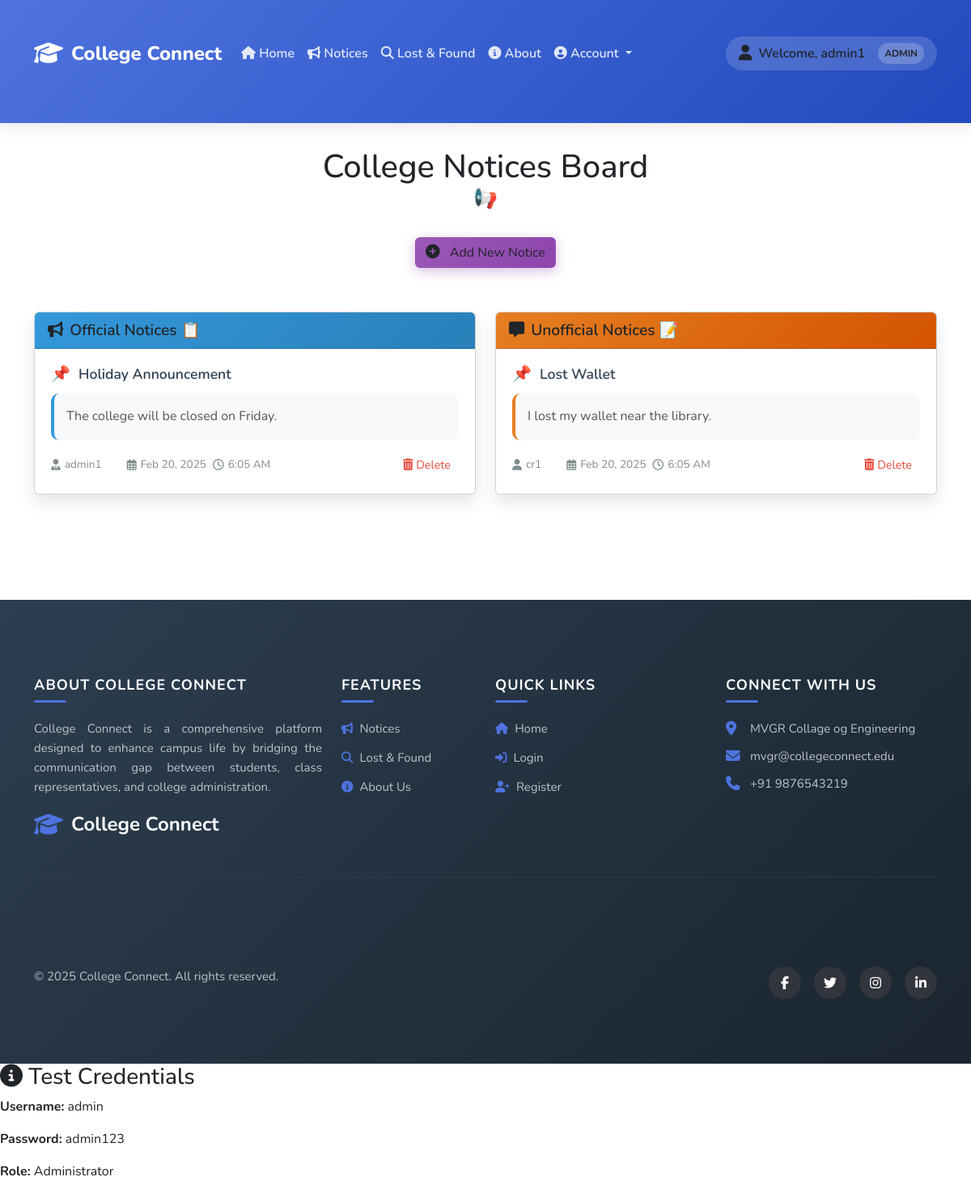
The page /add.php (signed in) on the database its author committed.
### tables this page shows
CREATE TABLE IF NOT EXISTS `notices` (
  `id` int(11) NOT NULL AUTO_INCREMENT,
  `title` varchar(255) NOT NULL,
  `content` text NOT NULL,
  `type` enum('official','unofficial') NOT NULL,
  `created_by` int(11) NOT NULL,
  `created_at` timestamp NOT NULL DEFAULT current_timestamp(),
  PRIMARY KEY (`id`),
  KEY `created_by` (`created_by`),
  FULLTEXT KEY `title_content` (`title`, `content`)
);

CREATE TABLE IF NOT EXISTS `users` (
  `id` int(11) NOT NULL AUTO_INCREMENT,
  `username` varchar(50) NOT NULL,
  `password` varchar(255) NOT NULL,
  `role` enum('admin','class_representative','regular_user') NOT NULL,
  `contact` varchar(20) DEFAULT NULL,
  `created_at` timestamp NOT NULL DEFAULT current_timestamp(),
  PRIMARY KEY (`id`)
);

### add.php (the view, shortened to what this page needs)
<?php
include('includes/db_connect.php');
$role = $_SESSION['role'] ?? 'regular_user';
$official_notices = [];
$sql = "SELECT notices.*, users.username FROM notices
        JOIN users ON notices.created_by = users.id
        WHERE type = 'official'
        ORDER BY created_at DESC";
$result = $conn->query($sql);
if ($result && $result->num_rows > 0) {
    while ($row = $result->fetch_assoc()) {
        $official_notices[] = $row;
    }
}
$unofficial_notices = [];
$sql = "SELECT notices.*, users.username FROM notices
        JOIN users ON notices.created_by = users.id
        WHERE type = 'unofficial'
        ORDER BY created_at DESC";
$result = $conn->query($sql);
if ($result && $result->num_rows > 0) {
    while ($row = $result->fetch_assoc()) {
        $unofficial_notices[] = $row;
    }
}
?>
<!DOCTYPE html>
<html lang="en">
<head>
    <link rel="stylesheet" href="https://stackpath.bootstrapcdn.com/bootstrap/4.5.2/css/bootstrap.min.css">
    <link rel="stylesheet" href="https://cdnjs.cloudflare.com/ajax/libs/font-awesome/5.15.3/css/all.min.css">
    <link rel="stylesheet" href="https://cdn.jsdelivr.net/npm/animate.css@4.1.1/animate.min.css">
</head>
<body>
    <?php include('includes/header.php'); ?>
    <div class="container">
        <h1 class="text-center mb-5 animate__animated animate__fadeIn">College Notices Board</h1>
        <?php if ($role === 'admin' || $role === 'class_representative'): ?>
            <div class="text-center mb-4">
                <button id="add-notice-btn" class="btn btn-add animate__animated animate__fadeIn">
                    <i class="fas fa-plus-circle"></i> Add New Notice
                </button>
            </div>
        <?php endif; ?>
        <div class="row">
            <div class="col-md-6">
                <div class="card animate__animated animate__fadeInLeft">
                    <div class="card-header official-header">
                        <i class="fas fa-bullhorn mr-2"></i> Official Notices 📋
                    </div>
                    <div class="card-body p-0">
                        <?php if (count($official_notices) > 0): ?>
                            <?php foreach ($official_notices as $notice): ?>
                                <div class="notice-item fade-in">
                                    <h5 class="notice-title"><?php echo htmlspecialchars($notice['title']); ?></h5>
                                    <div class="notice-content"><?php echo nl2br(htmlspecialchars($notice['content'])); ?></div>
                                    <div class="d-flex justify-content-between align-items-center">
                                        <div class="notice-meta">
                                            <i class="fas fa-user-tie"></i> <?php echo htmlspecialchars($notice['username']); ?>
                                            <span class="notice-date">
                                                <i class="far fa-calendar-alt ml-3"></i> <?php echo date('M d, Y', strtotime($notice['created_at'])); ?>
                                                <i class="far fa-clock ml-2"></i> <?php echo date('g:i A', strtotime($notice['created_at'])); ?>
                                            </span>
                                        </div>
                                        <?php if ($role === 'admin'): ?>
                                            <form method="POST" action="" class="d-inline">
                                                <button type="submit" name="delete_notice" class="delete-btn"
                                                        onclick="return confirm('Are you sure you want to delete this notice?');">
                                                    <i class="fas fa-trash-alt"></i> Delete
                                                </button>
                                            </form>
                                        <?php endif; ?>
                                    </div>
                                </div>
                            <?php endforeach; ?>
                        <?php endif; ?>
                    </div>
                </div>
            </div>
            <div class="col-md-6">
                <div class="card animate__animated animate__fadeInRight">
                    <div class="card-header unofficial-header">
                        <i class="fas fa-comment-alt mr-2"></i> Unofficial Notices 📝
                    </div>
                    <div class="card-body p-0">
                        <?php if (count($unofficial_notices) > 0): ?>
                            <?php foreach ($unofficial_notices as $notice): ?>
                                <div class="notice-item unofficial-notice fade-in">
                                    <h5 class="notice-title"><?php echo htmlspecialchars($notice['title']); ?></h5>
                                    <div class="notice-content"><?php echo nl2br(htmlspecialchars($notice['content'])); ?></div>
                                    <div class="d-flex justify-content-between align-items-center">
                                        <div class="notice-meta">
                                            <i class="fas fa-user"></i> <?php echo htmlspecialchars($notice['username']); ?>
                                            <span class="notice-date">
                                                <i class="far fa-calendar-alt ml-3"></i> <?php echo date('M d, Y', strtotime($notice['created_at'])); ?>
                                                <i class="far fa-clock ml-2"></i> <?php echo date('g:i A', strtotime($notice['created_at'])); ?>
                                            </span>
                                        </div>
                                        <?php if ($role === 'admin'): ?>
                                            <form method="POST" action="" class="d-inline">
                                                <button type="submit" name="delete_notice" class="delete-btn"
                                                        onclick="return confirm('Are you sure you want to delete this notice?');">
                                                    <i class="fas fa-trash-alt"></i> Delete
                                                </button>
                                            </form>
                                        <?php endif; ?>
                                    </div>
                                </div>
                            <?php endforeach; ?>
                        <?php endif; ?>
                    </div>
                </div>
            </div>
        </div>
    </div>
    <?php include('includes/footer.php'); ?>
</body>
</html>
<div class="test-credentials">
            <h3><i class="fas fa-info-circle"></i> Test Credentials</h3>
            <p><strong>Username:</strong> admin</p>
            <p><strong>Password:</strong> admin123</p>
            <p><strong>Role:</strong> Administrator</p>
        </div>

### add.php (style rules this page uses)
body { font-family: 'Poppins', sans-serif; background: #f0f2f5; color: #333; line-height: 1.6; }
.container { padding-top: 30px; padding-bottom: 50px; }
h1 { font-weight: 700; color: #2c3e50; margin-bottom: 30px; text-align: center; position: relative; padding-bottom: 15px; }
h1:after { content: "📢"; position: absolute; bottom: -15px; left: 50%; transform: translateX(-50%); font-size: 1.5rem; }
.card { border: none; border-radius: 15px; overflow: hidden; box-shadow: 0 10px 20px rgba(0, 0, 0, 0.1); margin-bottom: 30px; transition: transform 0.3s ease, box-shadow 0.3s ease; }
.card-header { padding: 15px 20px; font-weight: 600; font-size: 1.2rem; border-bottom: none; display: flex; align-items: center; }
.official-header { background: linear-gradient(135deg, #3498db, #2980b9); color: white; }
.unofficial-header { background: linear-gradient(135deg, #e67e22, #d35400); color: white; }
.notice-item { padding: 20px; position: relative; background-color: white; text-align: left; border-bottom: 3px dashed rgba(0, 0, 0, 0.1); transition: all 0.3s ease; }
.notice-item:last-child { border-bottom: none; }
.notice-title { font-weight: 600; color: #2c3e50; margin-bottom: 12px; font-size: 1.1rem; text-align: left; display: flex; align-items: center; }
.notice-title:before { content: "📌"; margin-right: 10px; font-size: 1.2rem; }
.notice-content { color: #555; margin-bottom: 15px; line-height: 1.7; text-align: left; padding: 15px; background-color: #f8f9fa; border-radius: 10px; border-left: 4px solid #3498db; }
.unofficial-notice .notice-content { border-left-color: #e67e22; }
.notice-meta { font-size: 0.85rem; color: #7f8c8d; display: flex; align-items: center; }
.notice-meta i { margin-right: 5px; }
.notice-date { margin-left: 15px; display: flex; align-items: center; }
.btn-add { background: linear-gradient(135deg, #9b59b6, #8e44ad); border: none; color: white; border-radius: 50px; padding: 12px 30px; font-weight: 600; box-shadow: 0 4px 15px rgba(155, 89, 182, 0.4); transition: all 0.3s ease; margin-bottom: 30px; }
.btn-add i { margin-right: 8px; font-size: 1.1rem; }
.delete-btn { color: #e74c3c; background: none; border: none; cursor: pointer; padding: 5px 10px; font-size: 0.9rem; border-radius: 5px; transition: all 0.3s ease; }
.fade-in { animation: fadeIn 0.5s ease-in-out; }
.card-body { max-height: 600px; overflow-y: auto; scrollbar-width: thin; scrollbar-color: #bdc3c7 #f1f1f1; }

### header.php (style rules this page uses)
:root { --primary-color: #4e73df; --primary-dark: #2e59d9; --secondary-color: #f8f9fc; --accent-color: #e74a3b; --text-color: #5a5c69; --light-gray: #f8f9fc; --dark-gray: #5a5c69; --success-color: #1cc88a; }
body { font-family: 'Nunito', sans-serif; min-height: 100vh; display: flex; flex-direction: column; }

### rows shown on the page
notices: title "Holiday Announcement", content "The college will be closed on Friday.", created_by.username "admin1", created_at "Feb 20, 2025", created_at "6:05 AM"
notices: title "Lost Wallet", content "I lost my wallet near the library.", created_by.username "cr1", created_at "Feb 20, 2025", created_at "6:05 AM"

### other values the page prints
$username "admin1"
